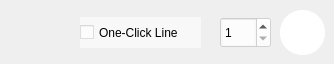
      <widget class="QWidget" name="line_settings">
       <widget class="QSpinBox" name="paint_tab_line_settings_size_spinbox">
        <property name="geometry">
         <rect>
          <x>220</x>
          <y>17</y>
          <width>51</width>
          <height>31</height>
         </rect>
        </property>
        <property name="toolTip">
         <string>line size</string>
        </property>
        <property name="toolTipDuration">
         <number>2</number>
        </property>
        <property name="styleSheet">
         <string notr="true">	background-color: rgba(255, 255, 255, 150);</string>
        </property>
        <property name="minimum">
         <number>1</number>
        </property>
        <property name="maximum">
         <number>150</number>
        </property>
       </widget>
       <widget class="QPushButton" name="paint_tab_line_settings_color_button">
        <property name="geometry">
         <rect>
          <x>280</x>
          <y>10</y>
          <width>45</width>
          <height>45</height>
         </rect>
        </property>
        <property name="toolTip">
         <string>line color</string>
        </property>
        <property name="toolTipDuration">
         <number>2</number>
        </property>
        <property name="styleSheet">
         <string notr="true">border-radius: 22px; background-color: white;</string>
        </property>
        <property name="text">
         <string/>
        </property>
        <property name="iconSize">
         <size>
          <width>30</width>
          <height>30</height>
         </size>
        </property>
       </widget>
       <widget class="QCheckBox" name="paint_tab_line_settings_one_click_line_checkbutton">
        <property name="geometry">
         <rect>
          <x>80</x>
          <y>17</y>
          <width>121</width>
          <height>31</height>
         </rect>
        </property>
        <property name="toolTipDuration">
         <number>-5</number>
        </property>
        <property name="styleSheet">
         <string notr="true">	background-color: rgba(255, 255, 255, 150);</string>
        </property>
        <property name="text">
         <string>One-Click Line</string>
        </property>
       </widget>
      </widget>
